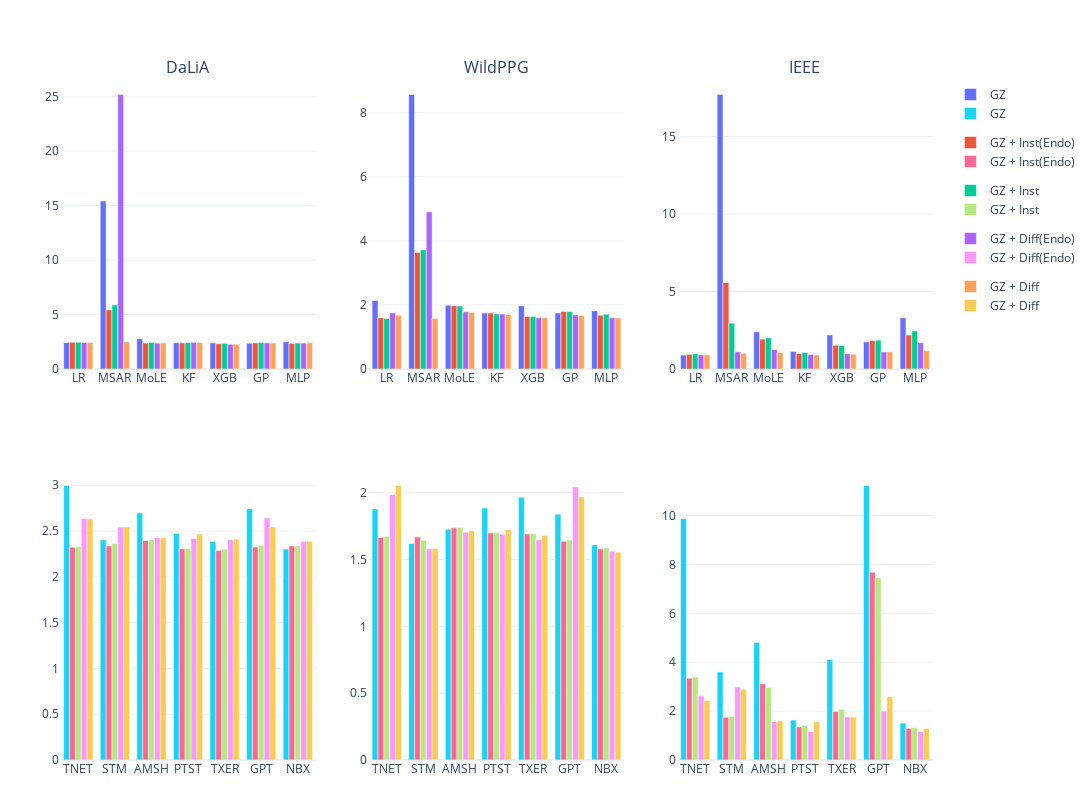

Notebook source saved alongside this figure:
### Code cell
datasets = ["dalia", "wildppg", "ieee"]
norms = ["GZ", "GZ + Inst(Endo)", "GZ + Inst", "GZ + Diff(Endo)", "GZ + Diff"]

# Build matrices (n_models × n_norms)
data = {}
for d in datasets:
    metrics = dataset_metrics[d]
    data[d] = (
        compute_matrix(BASELINES, metrics),
        compute_matrix(DL, metrics),
    )

# consistent range for readability
all_vals = np.concatenate([np.concatenate([v[0], v[1]], axis=0) for v in data.values()], axis=0)
ymin, ymax = np.nanmin(all_vals), np.nanmax(all_vals)
pad = 0.05 * (ymax - ymin if ymax > ymin else 1.0)
yrange = [ymin - pad, ymax + pad]

# --- Subplots (disable shared y-axes)
fig = make_subplots(
    rows=2,
    cols=len(datasets),
    shared_yaxes=False,
    subplot_titles=[dataset_to_name[d] for d in datasets],
    horizontal_spacing=0.06,
    vertical_spacing=0.15
)

for col, d in enumerate(datasets, start=1):
    base_z, dl_z = data[d]

    # Row 1: Baselines
    for j, norm in enumerate(norms):
        fig.add_trace(
            go.Bar(
                x=[model_to_abbr[m] for m in BASELINES],
                y=base_z[:, j],
                name=norm,
                legendgroup=norm,
                showlegend=(col == 1),  # show legend only for first dataset column
                # hovertemplate="Model: %{x}<br>Norm: %{customdata}<br>MAE: %{y:.3f}<extra></extra>",
                # customdata=[norm] * len(BASELINES)
            ),
            row=1, col=col
        )

    # Row 2: Deep Learning
    for j, norm in enumerate(norms):
        fig.add_trace(
            go.Bar(
                x=[model_to_abbr[m] for m in DL],
                y=dl_z[:, j],
                name=norm,
                legendgroup=norm,
                showlegend=(col == 1),
                # hovertemplate="Model: %{x}<br>Norm: %{customdata}<br>MAE: %{y:.3f}<extra></extra>",
                # customdata=[norm] * len(DL)
            ),
            row=2, col=col
        )

# Layout
fig.update_layout(
    barmode="group",
    height=800,
    width=1400,
    template="plotly_white",
    margin=dict(t=80, l=60, r=40, b=40),

)

fig.show()

### Figure 1 — Plotly figure (JSON) as saved in the notebook; plotly's stock layout.template omitted (floating-point values rounded to 4 significant figures)
{"data": [{"legendgroup": "GZ", "name": "GZ", "showlegend": true, "type": "bar", "x": ["LR", "MSAR", "MoLE", "KF", "XGB", "GP", "MLP"], "xaxis": "x", "y": [2.421, 15.42, 2.768, 2.417, 2.395, 2.367, 2.511], "yaxis": "y"}, {"legendgroup": "GZ + Inst(Endo)", "name": "GZ + Inst(Endo)", "showlegend": true, "type": "bar", "x": ["LR", "MSAR", "MoLE", "KF", "XGB", "GP", "MLP"], "xaxis": "x", "y": [2.447, 5.424, 2.377, 2.404, 2.332, 2.398, 2.354], "yaxis": "y"}, {"legendgroup": "GZ + Inst", "name": "GZ + Inst", "showlegend": true, "type": "bar", "x": ["LR", "MSAR", "MoLE", "KF", "XGB", "GP", "MLP"], "xaxis": "x", "y": [2.449, 5.883, 2.443, 2.419, 2.355, 2.426, 2.382], "yaxis": "y"}, {"legendgroup": "GZ + Diff(Endo)", "name": "GZ + Diff(Endo)", "showlegend": true, "type": "bar", "x": ["LR", "MSAR", "MoLE", "KF", "XGB", "GP", "MLP"], "xaxis": "x", "y": [2.433, 25.21, 2.379, 2.441, 2.269, 2.394, 2.378], "yaxis": "y"}, {"legendgroup": "GZ + Diff", "name": "GZ + Diff", "showlegend": true, "type": "bar", "x": ["LR", "MSAR", "MoLE", "KF", "XGB", "GP", "MLP"], "xaxis": "x", "y": [2.433, 2.484, 2.394, 2.432, 2.277, 2.385, 2.414], "yaxis": "y"}, {"legendgroup": "GZ", "name": "GZ", "showlegend": true, "type": "bar", "x": ["TNET", "STM", "AMSH", "PTST", "TXER", "GPT", "NBX"], "xaxis": "x4", "y": [2.998, 2.404, 2.698, 2.475, 2.386, 2.742, 2.303], "yaxis": "y4"}, {"legendgroup": "GZ + Inst(Endo)", "name": "GZ + Inst(Endo)", "showlegend": true, "type": "bar", "x": ["TNET", "STM", "AMSH", "PTST", "TXER", "GPT", "NBX"], "xaxis": "x4", "y": [2.323, 2.338, 2.397, 2.306, 2.287, 2.325, 2.338], "yaxis": "y4"}, {"legendgroup": "GZ + Inst", "name": "GZ + Inst", "showlegend": true, "type": "bar", "x": ["TNET", "STM", "AMSH", "PTST", "TXER", "GPT", "NBX"], "xaxis": "x4", "y": [2.329, 2.364, 2.403, 2.308, 2.303, 2.345, 2.338], "yaxis": "y4"}, {"legendgroup": "GZ + Diff(Endo)", "name": "GZ + Diff(Endo)", "showlegend": true, "type": "bar", "x": ["TNET", "STM", "AMSH", "PTST", "TXER", "GPT", "NBX"], "xaxis": "x4", "y": [2.637, 2.543, 2.429, 2.418, 2.406, 2.643, 2.388], "yaxis": "y4"}, {"legendgroup": "GZ + Diff", "name": "GZ + Diff", "showlegend": true, "type": "bar", "x": ["TNET", "STM", "AMSH", "PTST", "TXER", "GPT", "NBX"], "xaxis": "x4", "y": [2.632, 2.545, 2.427, 2.469, 2.412, 2.546, 2.388], "yaxis": "y4"}, {"legendgroup": "GZ", "name": "GZ", "showlegend": false, "type": "bar", "x": ["LR", "MSAR", "MoLE", "KF", "XGB", "GP", "MLP"], "xaxis": "x2", "y": [2.141, 8.57, 1.986, 1.747, 1.971, 1.746, 1.821], "yaxis": "y2"}, {"legendgroup": "GZ + Inst(Endo)", "name": "GZ + Inst(Endo)", "showlegend": false, "type": "bar", "x": ["LR", "MSAR", "MoLE", "KF", "XGB", "GP", "MLP"], "xaxis": "x2", "y": [1.6, 3.639, 1.976, 1.747, 1.636, 1.794, 1.676], "yaxis": "y2"}, {"legendgroup": "GZ + Inst", "name": "GZ + Inst", "showlegend": false, "type": "bar", "x": ["LR", "MSAR", "MoLE", "KF", "XGB", "GP", "MLP"], "xaxis": "x2", "y": [1.576, 3.72, 1.965, 1.718, 1.636, 1.792, 1.71], "yaxis": "y2"}, {"legendgroup": "GZ + Diff(Endo)", "name": "GZ + Diff(Endo)", "showlegend": false, "type": "bar", "x": ["LR", "MSAR", "MoLE", "KF", "XGB", "GP", "MLP"], "xaxis": "x2", "y": [1.749, 4.906, 1.783, 1.714, 1.6, 1.685, 1.596], "yaxis": "y2"}, {"legendgroup": "GZ + Diff", "name": "GZ + Diff", "showlegend": false, "type": "bar", "x": ["LR", "MSAR", "MoLE", "KF", "XGB", "GP", "MLP"], "xaxis": "x2", "y": [1.677, 1.575, 1.77, 1.705, 1.601, 1.672, 1.591], "yaxis": "y2"}, {"legendgroup": "GZ", "name": "GZ", "showlegend": false, "type": "bar", "x": ["TNET", "STM", "AMSH", "PTST", "TXER", "GPT", "NBX"], "xaxis": "x5", "y": [1.878, 1.62, 1.726, 1.884, 1.966, 1.837, 1.608], "yaxis": "y5"}, {"legendgroup": "GZ + Inst(Endo)", "name": "GZ + Inst(Endo)", "showlegend": false, "type": "bar", "x": ["TNET", "STM", "AMSH", "PTST", "TXER", "GPT", "NBX"], "xaxis": "x5", "y": [1.665, 1.667, 1.736, 1.698, 1.69, 1.636, 1.579], "yaxis": "y5"}, {"legendgroup": "GZ + Inst", "name": "GZ + Inst", "showlegend": false, "type": "bar", "x": ["TNET", "STM", "AMSH", "PTST", "TXER", "GPT", "NBX"], "xaxis": "x5", "y": [1.671, 1.644, 1.739, 1.7, 1.694, 1.645, 1.585], "yaxis": "y5"}, {"legendgroup": "GZ + Diff(Endo)", "name": "GZ + Diff(Endo)", "showlegend": false, "type": "bar", "x": ["TNET", "STM", "AMSH", "PTST", "TXER", "GPT", "NBX"], "xaxis": "x5", "y": [1.986, 1.578, 1.704, 1.688, 1.646, 2.042, 1.562], "yaxis": "y5"}, {"legendgroup": "GZ + Diff", "name": "GZ + Diff", "showlegend": false, "type": "bar", "x": ["TNET", "STM", "AMSH", "PTST", "TXER", "GPT", "NBX"], "xaxis": "x5", "y": [2.053, 1.58, 1.715, 1.722, 1.679, 1.968, 1.554], "yaxis": "y5"}, {"legendgroup": "GZ", "name": "GZ", "showlegend": false, "type": "bar", "x": ["LR", "MSAR", "MoLE", "KF", "XGB", "GP", "MLP"], "xaxis": "x3", "y": [0.8947, 17.71, 2.395, 1.133, 2.192, 1.746, 3.297], "yaxis": "y3"}, {"legendgroup": "GZ + Inst(Endo)", "name": "GZ + Inst(Endo)", "showlegend": false, "type": "bar", "x": ["LR", "MSAR", "MoLE", "KF", "XGB", "GP", "MLP"], "xaxis": "x3", "y": [0.9466, 5.578, 1.924, 1.004, 1.53, 1.833, 2.187], "yaxis": "y3"}, {"legendgroup": "GZ + Inst", "name": "GZ + Inst", "showlegend": false, "type": "bar", "x": ["LR", "MSAR", "MoLE", "KF", "XGB", "GP", "MLP"], "xaxis": "x3", "y": [0.9824, 2.952, 2.008, 1.057, 1.513, 1.859, 2.457], "yaxis": "y3"}, {"legendgroup": "GZ + Diff(Endo)", "name": "GZ + Diff(Endo)", "showlegend": false, "type": "bar", "x": ["LR", "MSAR", "MoLE", "KF", "XGB", "GP", "MLP"], "xaxis": "x3", "y": [0.9042, 1.112, 1.26, 0.9381, 0.9832, 1.104, 1.699], "yaxis": "y3"}, {"legendgroup": "GZ + Diff", "name": "GZ + Diff", "showlegend": false, "type": "bar", "x": ["LR", "MSAR", "MoLE", "KF", "XGB", "GP", "MLP"], "xaxis": "x3", "y": [0.9047, 1.015, 1.067, 0.9039, 0.952, 1.113, 1.178], "yaxis": "y3"}, {"legendgroup": "GZ", "name": "GZ", "showlegend": false, "type": "bar", "x": ["TNET", "STM", "AMSH", "PTST", "TXER", "GPT", "NBX"], "xaxis": "x6", "y": [9.871, 3.604, 4.809, 1.635, 4.11, 11.23, 1.508], "yaxis": "y6"}, {"legendgroup": "GZ + Inst(Endo)", "name": "GZ + Inst(Endo)", "showlegend": false, "type": "bar", "x": ["TNET", "STM", "AMSH", "PTST", "TXER", "GPT", "NBX"], "xaxis": "x6", "y": [3.344, 1.749, 3.118, 1.352, 1.982, 7.675, 1.295], "yaxis": "y6"}, {"legendgroup": "GZ + Inst", "name": "GZ + Inst", "showlegend": false, "type": "bar", "x": ["TNET", "STM", "AMSH", "PTST", "TXER", "GPT", "NBX"], "xaxis": "x6", "y": [3.394, 1.779, 2.963, 1.414, 2.07, 7.445, 1.32], "yaxis": "y6"}, {"legendgroup": "GZ + Diff(Endo)", "name": "GZ + Diff(Endo)", "showlegend": false, "type": "bar", "x": ["TNET", "STM", "AMSH", "PTST", "TXER", "GPT", "NBX"], "xaxis": "x6", "y": [2.628, 2.986, 1.573, 1.165, 1.759, 2.004, 1.166], "yaxis": "y6"}, {"legendgroup": "GZ + Diff", "name": "GZ + Diff", "showlegend": false, "type": "bar", "x": ["TNET", "STM", "AMSH", "PTST", "TXER", "GPT", "NBX"], "xaxis": "x6", "y": [2.423, 2.892, 1.597, 1.566, 1.755, 2.583, 1.283], "yaxis": "y6"}], "layout": {"annotations": [{"font": {"size": 16}, "showarrow": false, "text": "DaLiA", "x": 0.1467, "xanchor": "center", "xref": "paper", "y": 1, "yanchor": "bottom", "yref": "paper"}, {"font": {"size": 16}, "showarrow": false, "text": "WildPPG", "x": 0.5, "xanchor": "center", "xref": "paper", "y": 1, "yanchor": "bottom", "yref": "paper"}, {"font": {"size": 16}, "showarrow": false, "text": "IEEE", "x": 0.8533, "xanchor": "center", "xref": "paper", "y": 1, "yanchor": "bottom", "yref": "paper"}], "barmode": "group", "height": 800, "margin": {"b": 40, "l": 60, "r": 40, "t": 80}, "width": 1400, "xaxis": {"anchor": "y", "domain": [0, 0.2933]}, "xaxis2": {"anchor": "y2", "domain": [0.3533, 0.6467]}, "xaxis3": {"anchor": "y3", "domain": [0.7067, 1]}, "xaxis4": {"anchor": "y4", "domain": [0, 0.2933]}, "xaxis5": {"anchor": "y5", "domain": [0.3533, 0.6467]}, "xaxis6": {"anchor": "y6", "domain": [0.7067, 1]}, "yaxis": {"anchor": "x", "domain": [0.575, 1]}, "yaxis2": {"anchor": "x2", "domain": [0.575, 1]}, "yaxis3": {"anchor": "x3", "domain": [0.575, 1]}, "yaxis4": {"anchor": "x4", "domain": [0, 0.425]}, "yaxis5": {"anchor": "x5", "domain": [0, 0.425]}, "yaxis6": {"anchor": "x6", "domain": [0, 0.425]}}}
